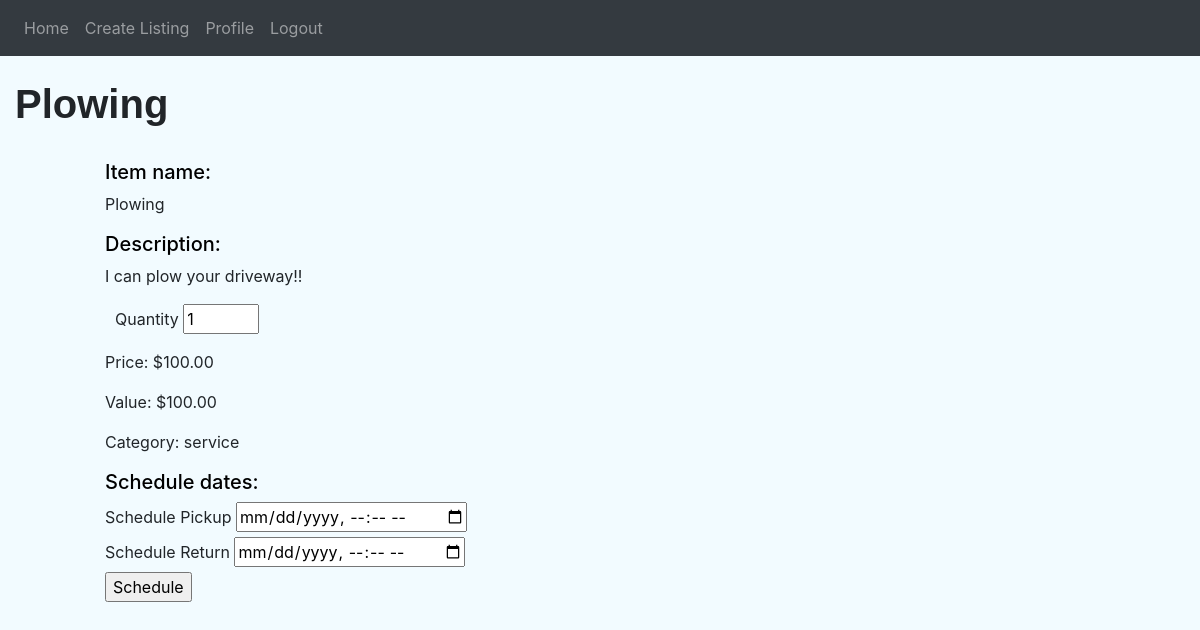
The app's page /order/item/10 (signed in) with its own data.
### website/models.py (models this page shows)
class Item(db.Model):
    id = db.Column(db.Integer, primary_key=True, index=True)
    name = db.Column(db.String(255), index=True)
    category_id = db.Column(db.Integer, db.ForeignKey("category.id"), index=True)
    is_available = db.Column(db.Boolean, nullable=False, default=True)
    description = db.Column(db.Text, index=True)
    owner_id = db.Column(db.Integer, db.ForeignKey("user.id"))  # ??????????
    date_created = db.Column(db.DATETIME, default=datetime.utcnow, index=True)
    price_in_cents = db.Column(db.Integer, nullable=False, index=True)  # Same thing here
    quantity = db.Column(db.Integer, default=1, index=True)
    value_in_cents = db.Column(db.Integer, nullable=False, index=True)
    image_name = db.Column(db.String(255), index=True)
    item_reviews = db.relationship("Review", backref="item")  # the item being reviewed
    orders = db.relationship("Order", backref="item")

class Category(db.Model):
    id = db.Column(db.Integer, primary_key=True, index=True)
    category = db.Column(db.String(255), index=True)
    items = db.relationship("Item", backref="category")

### website/order_item.py (the view, shortened to what this page needs)
@order_item.route('order/item/<id>', methods=['GET', 'POST'] )
@login_required
def display_item(id):
    form = OrderFormInfo()
    currentItem=Item.query.get(id)
    category=Category.query.get(currentItem.category_id)
    return render_template('order.html', user=current_user, currentItem=currentItem,
                           category=category, form=form)

### website/order_item.py
class OrderFormInfo(FlaskForm):
    scheduled_pickup_date = DateTimeLocalField('Schedule Pickup', format='%Y-%m-%dT%H:%M', validators=(DataRequired('** Required'),InputRequired(),))
    scheduled_return_date = DateTimeLocalField('Schedule Return', format='%Y-%m-%dT%H:%M', validators=(DataRequired('** Required'),InputRequired(),))
    submit = SubmitField('Schedule') #OR RESERVE???

### website/templates/order.html (shortened to what this page needs)
{% extends "base.html" %} {% block title %}ORDER{% endblock %} {% block content
%}
<head>
  <link rel="stylesheet" href="../static/css/rental.css" />
</head>
<body style="background-color: rgb(242, 251, 255)">
  <br />
  <h1
    style="
      font-family: Verdana, Geneva, Tahoma, sans-serif;
      text-shadow: 0 0 2px #ffffff;
      font-weight: bold;
    ">
    {{ currentItem.name }}
  </h1>
  <div class="container py-4">
    <div class="row">
    <div class="col-6 big-box">
        <div class="col-md-10 col-lg-20 mx-auto">
            <form method="POST">
                <div class="form-group">
                    <h5 style="color: rgb(0, 0, 0)">Item name:</h5>
                    {{ currentItem.name }}
                </div>
                <div class="form-group">
                    <h5 style="color: rgb(0, 0, 0)">Description:</h5>
                    {{ currentItem.description}}
                </div>
                <div class="form-group">
                    <div class="d-flex justify-content-between">
                        <div class="quantityClass">
                            Quantity
                            <label for="quantity"></label><input type="number" name="quantity" min="1"
                                                                 max="{{currentItem.quantity}}" id="quantity" value="1"
                            />
                        </div>
                    </div>
                </div>
                <div class="form-group">
                    Price: {{"${:.2f}".format(currentItem.price_in_cents/100)}}
                </div>
                <div class="form-group">
                    Value:  {{"${:.2f}".format(currentItem.value_in_cents/100)}}
                </div>
                <div class="form-group">
                    Category:   {{ category.category }}
                </div>
                <h5 style="color: rgb(0, 0, 0)"> Schedule dates: </h5>
                {{ form.scheduled_pickup_date.label }} {{form.scheduled_pickup_date(class='datetime-localpicker')}} {{form.hidden_tag()}}
                {{ form.scheduled_return_date.label }} {{form.scheduled_return_date(class='datetime-localpicker')}} {{form.hidden_tag()}}
                {{form.submit()}}
            </form>
        </div>
    </div>
</div>
</div>
  {% endblock %}

### website/static/css/rental.css (style rules this page uses)
.quantityClass { margin-left: 10px; }

### records on screen
Item: name "Plowing", description "I can plow your driveway!!", quantity "1", currentItem.price_in_cents/100 "$100.00", currentItem.value_in_cents/100 "$100.00"
Category: category "service"
